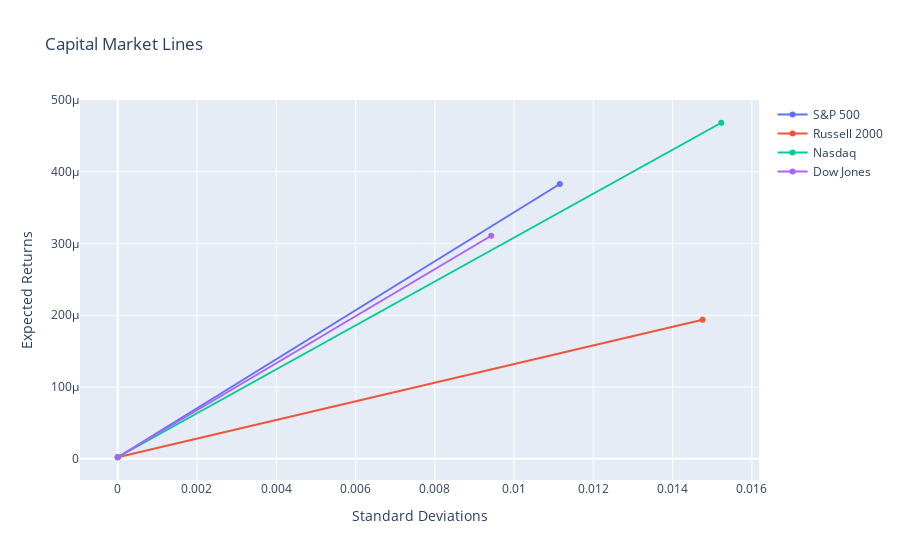

Notebook cell for this chart:
### Markdown cell above
From the CAPM theory, we can calculate the Capital Market Line by formula below:

$$
E(R_p) = R_f + \frac{E(R_m)-R_f}{\sigma_m}\sigma_R
$$

Where **m** refers to the already known asset (here is the index data). And the slope of this line is the definition of sharpe ratio:

$$
\frac{R_m-R_f}{\sigma_m}
$$

Thus we can use the slope of the CML to show the sharpe ratio of different portfolio.

### Code cell
fig = go.Figure()

for i in range(len(indexReturnsMean)):
    fig.add_trace(go.Scatter(
        x=[indexReturnsStd[i], 0],
        y=[indexReturnsMean[i], mean],
        name=indexReturnsMean.index[i]
    ))
    
fig.update_layout(
    title = "Capital Market Lines",
    xaxis = dict(title="Standard Deviations"),
    yaxis = dict(title="Expected Returns")
)
fig.show()

### Figure 1 — Plotly figure (JSON) as saved in the notebook; plotly's stock layout.template omitted (floating-point values rounded to 4 significant figures)
{"data": [{"name": "S&P 500", "type": "scatter", "x": [0.01115, 0], "y": [0.0003829, 2.142e-06]}, {"name": "Russell 2000", "type": "scatter", "x": [0.01475, 0], "y": [0.0001937, 2.142e-06]}, {"name": "Nasdaq", "type": "scatter", "x": [0.01523, 0], "y": [0.0004683, 2.142e-06]}, {"name": "Dow Jones", "type": "scatter", "x": [0.009421, 0], "y": [0.0003108, 2.142e-06]}], "layout": {"title": {"text": "Capital Market Lines"}, "xaxis": {"title": {"text": "Standard Deviations"}}, "yaxis": {"title": {"text": "Expected Returns"}}}}
